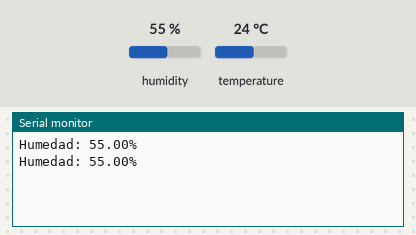
Recording of a sketch running on a simulated ESP8266 (NodeMCU). On the bench: the last lines printed to the serial monitor. The test bench sets the inputs (shaded band); at power-on: humidity 55 %, temperature 24 °C.

Above: at 2.8 s.
2.9 s: humidity set to 22 %
At 4.7 s:
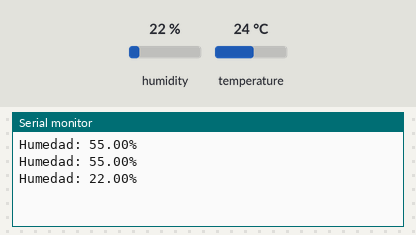
5.6 s: humidity set to 40 %
At 7.1 s:
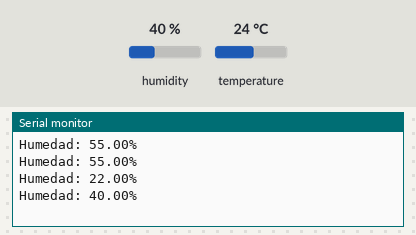
Timing chart, 0 to 8.6 s (numbered marks = the images above; inputs shaded):
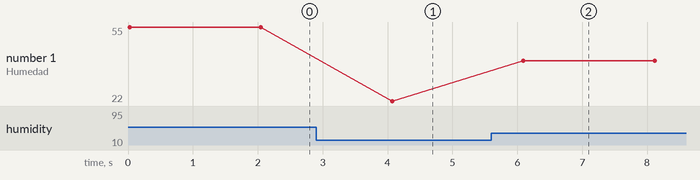

The sketch:

p6_2-dht11.ino
```cpp
#include <DHT.h>
#include <DHT_U.h>

DHT dht(D1, DHT11);

float tempC;

void setup()
{
  Serial.begin(115200);
  dht.begin();
}

void loop()
{
  tempC = dht.readHumidity();
  Serial.println("Humedad: " + String(tempC) + "%");
  delay(2000);
}
```

Measured:
- after the input at 2.9 s, the serial monitor: prints a new line after 1.2 s (image 1)
- after the input at 5.6 s, the serial monitor: prints a new line after 0.49 s (image 2)
- plotted number 1: 55 → 22 after the input at 2.9 s, 22 → 40 after the input at 5.6 s
